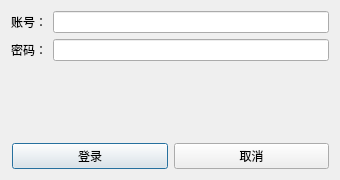
<?xml version="1.0" encoding="UTF-8"?>
<ui version="4.0">
 <class>LoginDialog</class>
 <widget class="QDialog" name="LoginDialog">
  <property name="geometry">
   <rect>
    <x>0</x>
    <y>0</y>
    <width>340</width>
    <height>180</height>
   </rect>
  </property>
  <property name="windowModality">Qt::ApplicationModal</property>
  <layout class="QVBoxLayout" name="verticalLayout">
   <item>
    <layout class="QFormLayout" name="formLayout">
     <item row="0" column="0">
      <widget class="QLabel" name="labelUser">
       <property name="text">
        <string>账号：</string>
       </property>
      </widget>
     </item>
     <item row="0" column="1">
      <widget class="QLineEdit" name="editUser"/>
     </item>
     <item row="1" column="0">
      <widget class="QLabel" name="labelPwd">
       <property name="text">
        <string>密码：</string>
       </property>
      </widget>
     </item>
     <item row="1" column="1">
      <widget class="QLineEdit" name="editPwd"/>
     </item>
    </layout>
   </item>
   <item>
    <layout class="QHBoxLayout" name="btnLayout">
     <item>
      <spacer name="horizontalSpacer"/>
     </item>
     <item>
      <widget class="QPushButton" name="btnLogin">
       <property name="text">
        <string>登录</string>
       </property>
      </widget>
     </item>
     <item>
      <widget class="QPushButton" name="btnCancel">
       <property name="text">
        <string>取消</string>
       </property>
      </widget>
     </item>
    </layout>
   </item>
  </layout>
 </widget>
 <resources/>
 <connections/>
</ui>
